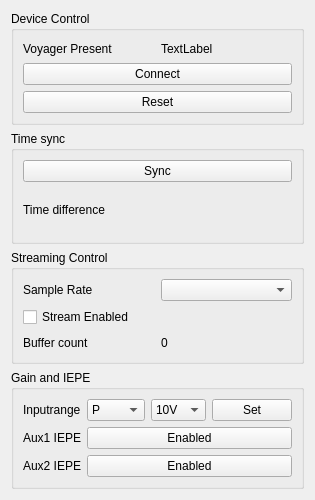
<?xml version="1.0" encoding="UTF-8"?>
<ui version="4.0">
 <class>Controls</class>
 <widget class="QWidget" name="Controls">
  <property name="geometry">
   <rect>
    <x>0</x>
    <y>0</y>
    <width>300</width>
    <height>500</height>
   </rect>
  </property>
  <property name="windowTitle">
   <string>Form</string>
  </property>
  <layout class="QGridLayout" name="gridLayout">
   <item row="1" column="0">
    <widget class="QGroupBox" name="grp_Sync">
     <property name="title">
      <string>Time sync</string>
     </property>
     <layout class="QGridLayout" name="gridLayout_3">
      <item row="1" column="0">
       <widget class="QLabel" name="label_2">
        <property name="text">
         <string>Time difference</string>
        </property>
       </widget>
      </item>
      <item row="1" column="1">
       <widget class="QLabel" name="lbl_differenceMS">
        <property name="text">
         <string/>
        </property>
       </widget>
      </item>
      <item row="0" column="0" colspan="2">
       <widget class="QPushButton" name="btn_Sync">
        <property name="text">
         <string>Sync</string>
        </property>
       </widget>
      </item>
     </layout>
    </widget>
   </item>
   <item row="2" column="0">
    <widget class="QGroupBox" name="grp_StreamControl">
     <property name="title">
      <string>Streaming Control</string>
     </property>
     <layout class="QGridLayout" name="gridLayout_2">
      <item row="1" column="0" colspan="2">
       <widget class="QCheckBox" name="chk_StreamEnabled">
        <property name="text">
         <string>Stream Enabled</string>
        </property>
       </widget>
      </item>
      <item row="0" column="1">
       <widget class="QComboBox" name="cmb_sampleRates"/>
      </item>
      <item row="0" column="0">
       <widget class="QLabel" name="label">
        <property name="text">
         <string>Sample Rate</string>
        </property>
       </widget>
      </item>
      <item row="2" column="0">
       <widget class="QLabel" name="label_4">
        <property name="text">
         <string>Buffer count</string>
        </property>
       </widget>
      </item>
      <item row="2" column="1">
       <widget class="QLabel" name="lbl_buffer_count">
        <property name="text">
         <string>0</string>
        </property>
       </widget>
      </item>
     </layout>
    </widget>
   </item>
   <item row="0" column="0">
    <widget class="QGroupBox" name="grp_deviceControl">
     <property name="title">
      <string>Device Control</string>
     </property>
     <layout class="QGridLayout" name="gridLayout_4">
      <item row="0" column="1">
       <widget class="QLabel" name="lbl_present">
        <property name="text">
         <string>TextLabel</string>
        </property>
       </widget>
      </item>
      <item row="0" column="0">
       <widget class="QLabel" name="label_3">
        <property name="text">
         <string>Voyager Present</string>
        </property>
       </widget>
      </item>
      <item row="2" column="0" colspan="2">
       <widget class="QPushButton" name="btn_connect">
        <property name="text">
         <string>Connect</string>
        </property>
        <property name="checkable">
         <bool>true</bool>
        </property>
       </widget>
      </item>
      <item row="3" column="0" colspan="2">
       <widget class="QPushButton" name="btn_resetDevice">
        <property name="text">
         <string>Reset</string>
        </property>
       </widget>
      </item>
     </layout>
    </widget>
   </item>
   <item row="3" column="0">
    <widget class="QGroupBox" name="groupBox">
     <property name="title">
      <string>Gain and IEPE</string>
     </property>
     <layout class="QGridLayout" name="gridLayout_5">
      <item row="0" column="0">
       <widget class="QLabel" name="label_5">
        <property name="text">
         <string>Inputrange</string>
        </property>
       </widget>
      </item>
      <item row="0" column="2">
       <widget class="QComboBox" name="cmb_inputrange">
        <property name="currentIndex">
         <number>2</number>
        </property>
        <item>
         <property name="text">
          <string>0.1V</string>
         </property>
        </item>
        <item>
         <property name="text">
          <string>1V</string>
         </property>
        </item>
        <item>
         <property name="text">
          <string>10V</string>
         </property>
        </item>
       </widget>
      </item>
      <item row="1" column="0">
       <widget class="QLabel" name="label_6">
        <property name="text">
         <string>Aux1 IEPE</string>
        </property>
       </widget>
      </item>
      <item row="2" column="0">
       <widget class="QLabel" name="label_7">
        <property name="text">
         <string>Aux2 IEPE</string>
        </property>
       </widget>
      </item>
      <item row="0" column="1">
       <widget class="QComboBox" name="cmb_input_Channel">
        <item>
         <property name="text">
          <string>P</string>
         </property>
        </item>
        <item>
         <property name="text">
          <string>Ux</string>
         </property>
        </item>
        <item>
         <property name="text">
          <string>Uy</string>
         </property>
        </item>
        <item>
         <property name="text">
          <string>Uz</string>
         </property>
        </item>
        <item>
         <property name="text">
          <string>Aux1</string>
         </property>
        </item>
        <item>
         <property name="text">
          <string>Aux2</string>
         </property>
        </item>
       </widget>
      </item>
      <item row="0" column="3">
       <widget class="QPushButton" name="btn_setinputRange">
        <property name="text">
         <string>Set</string>
        </property>
       </widget>
      </item>
      <item row="1" column="1" colspan="3">
       <widget class="QPushButton" name="btn_Aux1IEPE">
        <property name="text">
         <string>Enabled</string>
        </property>
        <property name="checkable">
         <bool>true</bool>
        </property>
       </widget>
      </item>
      <item row="2" column="1" colspan="3">
       <widget class="QPushButton" name="btn_Aux2IEPE">
        <property name="text">
         <string>Enabled</string>
        </property>
        <property name="checkable">
         <bool>true</bool>
        </property>
       </widget>
      </item>
     </layout>
    </widget>
   </item>
  </layout>
 </widget>
 <resources/>
 <connections/>
</ui>
